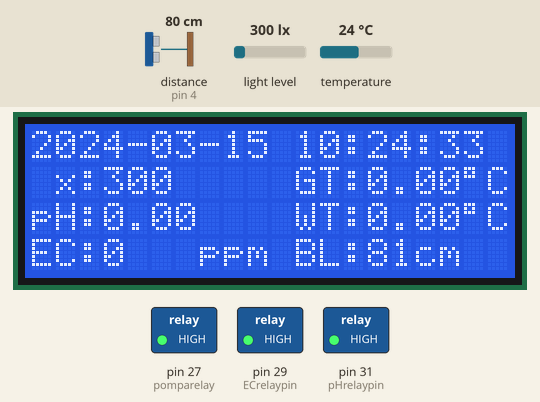
Simulated run of this sketch. Board: Arduino Mega 2560, built with avr-gcc and run on an emulated ATmega2560. Shown: 20×4 character LCD, switched loads named in the sketch (green lamp = pin HIGH). Inputs (shaded band) come from the test bench; at power-on: distance to the obstacle (sensor on pin 4) 80 cm, light level 300 lx, temperature 24 °C. The echo pulse lasts 58.3 µs per cm; the local clock reads 2024-03-15 10:24:30 at power-on unless the sketch sets it; EEPROM starts erased; what the sketch prints to the serial monitor is not drawn.

Above: at 3.6 s.
3.7 s: distance to the obstacle (sensor on pin 4) set to 2 cm
At 6.2 s:
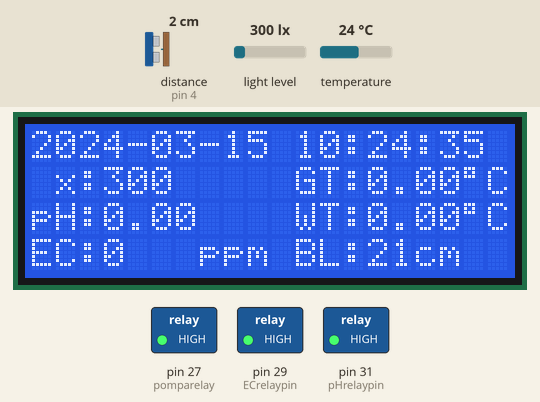
7.9 s: light level set to 40 lx
At 10.8 s:
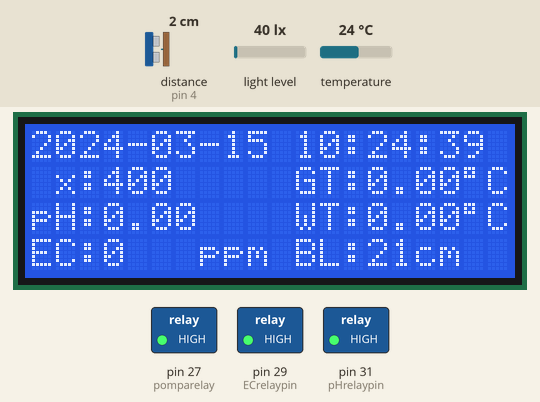
12.1 s: distance to the obstacle (sensor on pin 4) set to 4 cm
At 14.0 s:
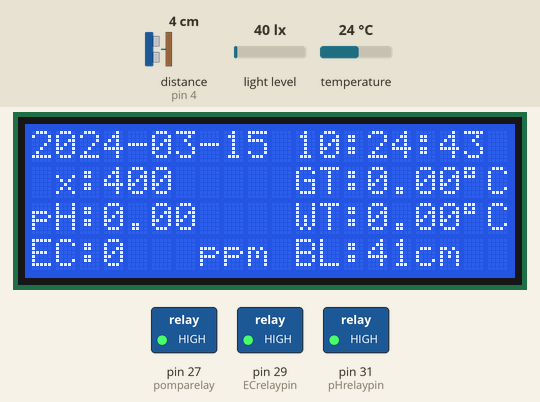
15.7 s: light level set to 500 lx
At 18.3 s:
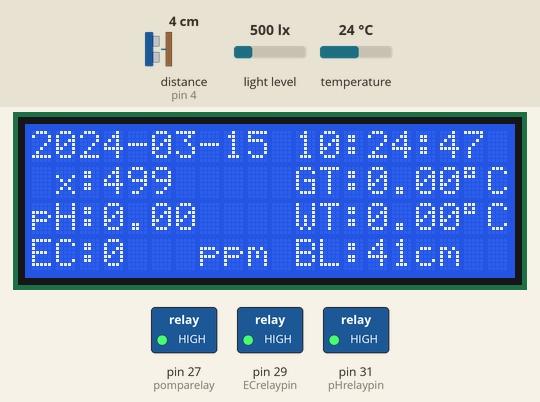
19.9 s: distance to the obstacle (sensor on pin 4) set to 9 cm
At 22.7 s:
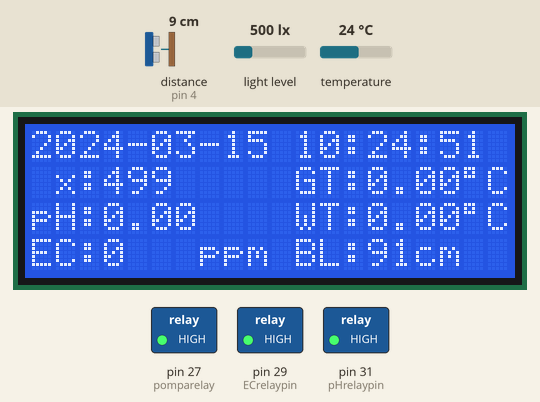
24.1 s: distance to the obstacle (sensor on pin 4) set to 35 cm
At 27.0 s:
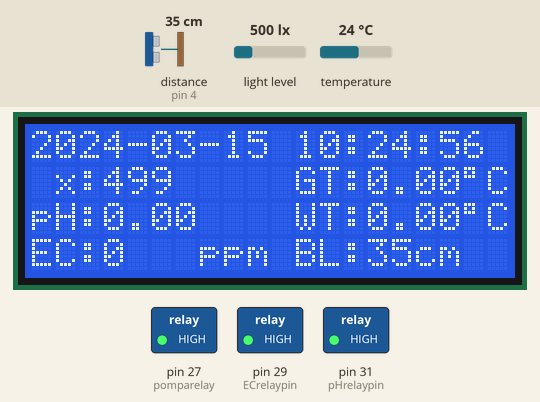
Timing chart, 0 to 28.5 s (numbered marks = the images above; inputs shaded):
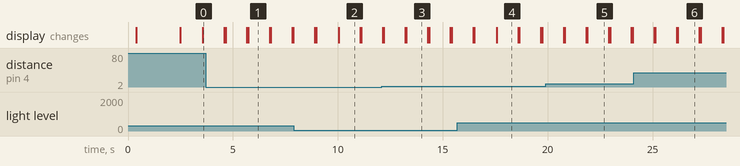

Measured:
- what the display in image 1 shows lasts 1.0 s, from 5.7 s to 6.7 s

The sketch:

Arduino_Mega_asli.ino
```cpp
//DS18B20
#include <OneWire.h>
#include <DallasTemperature.h>
#define DS 10
OneWire oneWire(DS);
DallasTemperature sensors(&oneWire);
float temperatureds;

//EC
#include "DFRobot_EC.h"
#include <EEPROM.h>

#define EC_PIN A2
float ecValue, temperature = 25;
int tds_val;
DFRobot_EC ec;
#define KVALUEADDR 0x0F

//PH
#include "DFRobot_PH.h"
#define PH_PIN A0
float voltage, phValue;
DFRobot_PH ph;

//bh1750
#include <BH1750.h>
BH1750 lightMeter(0x23);
int lux;

//sht21
#include <SHT21.h>  //SHT21 and LCD ic libraries
SHT21 sht;          //SHT and LCD entities
float Temp;         //Here we store the temperature and humidity values
float Humidity;

//JSN
#include <NewPing.h>
#define trigPin 5
#define echoPin 4
#define MAX_DISTANCE 200
NewPing sonar(trigPin, echoPin, MAX_DISTANCE);
int level_air;
int level_air2;

//LCD
#include <Wire.h>
#include <LiquidCrystal_I2C.h>
#define SDA_PIN 20  // alamat I2C LCD
#define SCL_PIN 21
LiquidCrystal_I2C lcd(0x27, 20, 4);  //inisialisasi lcd

byte second, minute, hour, dayOfWeek, dayOfMonth, month, year;

//RTC
#include <RtcDS3231.h>
RtcDS3231<TwoWire> Rtc(Wire);
String datetime;
String timeonly;

String kirim, kondisi;
int pHrelaypin = 31, ECrelaypin = 29, pomparelay = 27, h;

//Timer
long lastTime = 0;
long minutes = 0;
long hours = 0;

void setup() {
  Serial.begin(9600);
  Serial3.begin(115200);

  //LCD
  lcd.init();
  lcd.backlight();
  // lcd.begin();
  Wire.begin();
  lightMeter.begin();  //BH1750
  Wire.setClock(10000);

  //RTC ds3231
  Rtc.Begin();
#if defined(WIRE_HAS_TIMEOUT)
    Wire.setWireTimeout(3000 /* us */, true /* reset_on_timeout */);
#endif
  RtcDateTime compiled = RtcDateTime(__DATE__, __TIME__);
  printDateTime(compiled);
  Serial.println();
  if (!Rtc.IsDateTimeValid()) {
    if (Rtc.LastError() != 0) {
      Serial.print("RTC communications error = ");
      Serial.println(Rtc.LastError());
    } else {
      Serial.println("RTC lost confidence in the DateTime!");
      Rtc.SetDateTime(compiled);
    }
  }

  if (!Rtc.GetIsRunning()) {
    Serial.println("RTC was not actively running, starting now");
    Rtc.SetIsRunning(true);
  }

  RtcDateTime now = Rtc.GetDateTime();
  if (now < compiled) {
    Serial.println("RTC is older than compile time!  (Updating DateTime)");
    Rtc.SetDateTime(compiled);
  } else if (now > compiled) {
    Serial.println("RTC is newer than compile time. (this is expected)");
  } else if (now == compiled) {
    Serial.println("RTC is the same as compile time! (not expected but all is fine)");
  }
  Rtc.Enable32kHzPin(false);
  Rtc.SetSquareWavePin(DS3231SquareWavePin_ModeNone);
  delay(250);
  sensors.begin();  //DS18B20

  //EC
  ec.begin();
  for (byte i = 0; i < 8; i++) {
    EEPROM.write(KVALUEADDR + i, 0xFF);
  }

  //PH
  ph.begin();

  pinMode(pHrelaypin, OUTPUT);  //RELAY
  pinMode(ECrelaypin, OUTPUT);
  pinMode(pomparelay, OUTPUT);
  //turn off all relays
  relay(1, 1, 1);  // relay aktif low
  waktuku();
  homeDisplay();
}

void loop() {
  waktuku();
  displayLcd();
  relay(1, 1, 1);
  if (millis() - lastTime > 60000) {
    minutes++;
    lastTime = millis();
  }

  cahaya();
  jsn();


  if (minutes == 10) {  //sampling 10 mnt sekali
    Serial.println("program jalan");

    h = 0;
    for (h = 0; h <= 20; h++) {
      // relay(1, 1, 0);
      PH();
      DSTEMP();  //sensor
      sutemp();
      Serial.println(h);
      displayLcd();
    }
    // digitalWrite(pHrelaypin, HIGH);
    h = 0;
    for (h = 0; h <= 20; h++) {
      // DSTEMP();  //sensor
      // digitalWrite(pomparelay, LOW);
      // digitalWrite(ECrelaypin, LOW);
      EC();
      DSTEMP();  //sensor
      sutemp();
      Serial.println(h);
      displayLcd();
    }
    h = 0;
    displayLcd();
    kirim_data();
    // delay(5000);
    relay(1, 1, 1);
    minutes = 0;  //sampling 10 mnt sekali
    lcd.clear();
  }
}

//--------------------All functions-------------------//
void waktuku() {
  if (!Rtc.IsDateTimeValid()) {
    if (Rtc.LastError() != 0) {
      // we have a communications error
      // see https://www.arduino.cc/en/Reference/WireEndTransmission for
      // what the number means
      Serial.print("RTC communications error = ");
      Serial.println(Rtc.LastError());
    } else {
      // Common Causes:
      //    1) the battery on the device is low or even missing and the power line was disconnected
      Serial.println("RTC lost confidence in the DateTime!");
    }
  }

  RtcDateTime now = Rtc.GetDateTime();
  printDateTime(now);
  Serial.println();
  //  Serial.println(datetime);

  RtcTemperature temp = Rtc.GetTemperature();
  temp.Print(Serial);
  // you may also get the temperature as a float and print it
  // Serial.print(temp.AsFloatDegC());
  Serial.println("C");
  //  delay(1000); // ten seconds
}

#define countof(a) (sizeof(a) / sizeof(a[0]))
void printDateTime(const RtcDateTime& dt) {
  char datestring[20];
  char timestring[20];

  snprintf_P(datestring,
             countof(datestring),
             PSTR("%04u-%02u-%02u"),
             dt.Year(),
             dt.Month(),
             dt.Day(),

             dt.Hour(),
             dt.Minute(),
             dt.Second());
  Serial.print(datestring);
  snprintf_P(timestring,
             countof(timestring),
             PSTR("%02u:%02u:%02u"),
             dt.Hour(),
             dt.Minute(),
             dt.Second());
  Serial.print(timestring);
  datetime = datestring;
  timeonly = timestring;
}
void sutemp() {
  Temp = sht.getTemperature();  //To get the temperature and humidity values and store them in their respective variable
  Humidity = sht.getHumidity();
  if (Temp < 1 || Humidity < 1) {
    Temp = 0;
    Humidity = 0;
  }
  // Serial.print("Temp: ");  //Print the temperature and humidity as "Temp: 23.18 C
  // Serial.print(Temp);      //                                      "Humi: 64.13 %"
  // Serial.print(" C");
  // Serial.print("Humi: ");
  // Serial.print(Humidity);
  // Serial.print(" %");
}
void jsn() {
  level_air = sonar.ping_cm();
  delay(1000);
  //  level_air = 120 - level_air;
  //  if (level_air >= 120 || level_air <= 40)
  //  {
  //    level_air = level_air2;
  //  }
  //  else
  //  {
  //    level_air2 = level_air;
  //  }
  Serial.print(level_air);
  Serial.println(" cm");
}

void cahaya() {
  lux = lightMeter.readLightLevel();
  if (lux < 1) {
    lux = 0;
  }
  Serial.print("Light: ");
  Serial.print(lux);
  Serial.println(" lx");
}

void PH() {
  //PH
  relay(0, 1, 0);
  //temperature = readTemperature();         // read your temperature sensor to execute temperature compensation
  voltage = analogRead(PH_PIN) / 1024.0 * 5000;  // read the voltage
  phValue = ph.readPH(voltage, temperatureds);   // convert voltage to pH with temperature compensation
  delay(100);
  Serial.print("pH:");
  Serial.println(phValue);
}

void DSTEMP() {
  //DS18B20
  sensors.requestTemperatures();
  temperatureds = sensors.getTempCByIndex(0);
  if (temperatureds <= 0) {
    temperatureds = 0;
  }
  delay(100);
  Serial.print("temperature: ");
  Serial.println(temperatureds);
}


void EC() {
  //EC
  relay(1, 0, 0);
  voltage = analogRead(EC_PIN) / 1024.0 * 5000;  // read the voltage
  //temperature = readTemperature();  // read your temperature sensor to execute temperature compensation
  ecValue = ec.readEC(voltage, temperatureds);  // convert voltage to EC with temperature compensation
  tds_val = ecValue * 538;
  delay(100);
  Serial.print("EC:");
  Serial.print(ecValue);
  Serial.println("ms/cm");
}


void kirim_data() {
  kirim = "";
  kirim += datetime;
  kirim += "&";
  kirim += timeonly;
  kirim += "x";
  kirim += lux;
  kirim += "!";
  kirim += Temp;
  kirim += "@";
  kirim += Humidity;
  kirim += "#";
  kirim += phValue;
  kirim += "$";
  kirim += tds_val;
  kirim += "%";
  kirim += temperatureds;
  kirim += "&";
  kirim += level_air;
  kirim += "x";
  Serial3.println(kirim);
  Serial.println(kirim);
}

void homeDisplay() {
  lcd.setCursor(7, 0);
  lcd.print("MONIK");
  lcd.setCursor(4, 1);
  lcd.print("SMK N 1 BAWEN");
  lcd.setCursor(0, 2);
  lcd.print(datetime);
  lcd.setCursor(11, 2);
  lcd.print(timeonly);
  delay(2000);
  lcd.clear();
}

void displayLcd() {
  lcd.setCursor(0, 0);
  lcd.print(datetime);
  lcd.setCursor(11, 0);
  lcd.print(timeonly);
  lcd.setCursor(0, 1);
  lcd.print("Lx:");
  lcd.setCursor(3,1);
  lcd.print(lux);
  lcd.setCursor(11, 1);
  lcd.print("GT:");
  lcd.print(Temp);
  lcd.print((char)223);
  lcd.print("C");
  lcd.setCursor(0, 2);
  lcd.print("pH:");
  lcd.print(phValue);
  lcd.setCursor(0, 3);
  lcd.print("EC:");
  lcd.print(tds_val);
  lcd.setCursor(7, 3);
  lcd.print("ppm");
  lcd.setCursor(10, 2);
  lcd.print(" WT:");
  lcd.print(temperatureds);
  lcd.setCursor(18, 2);
  lcd.print((char)223);
  lcd.print("C");
  lcd.print(" ");
  lcd.setCursor(11, 3);
  lcd.print("BL:");
  lcd.print(level_air);
  lcd.setCursor(16, 3);
  if (level_air < 100) lcd.print(" ");
  lcd.setCursor(16, 3);
  lcd.print("cm");
  lcd.print(" ");
}

void relay(int pH_state, int EC_state, int pompa_state) {
  digitalWrite(pHrelaypin, pH_state);
  digitalWrite(ECrelaypin, EC_state);
  digitalWrite(pomparelay, pompa_state);
}
```
